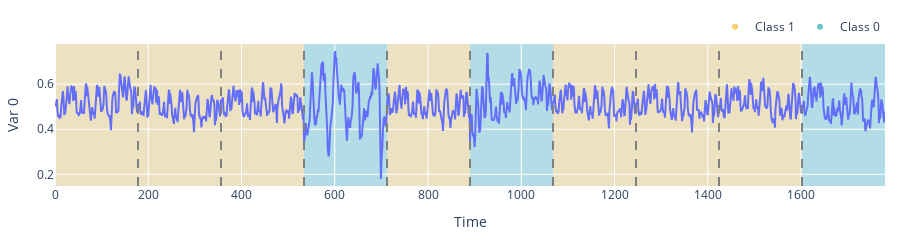

Notebook code cell kept with this figure:
### Code cell
fig = plot_classification_dataset(
    datasets["Epilepsy"]["train"]["samples"][:10, :].numpy(),
    datasets["Epilepsy"]["train"]["labels"][:10].numpy(),
)
fig

### Figure 1 — Plotly figure (JSON) as saved in the notebook; plotly's stock layout.template omitted (floating-point values rounded to 4 significant figures; data arrays with more than 128 entries replaced by an {"elided": "..."} marker saying what was removed)
{"data": [{"mode": "lines", "name": "Var 0", "showlegend": false, "type": "scatter", "x": {"elided": "1780 int values"}, "xaxis": "x", "y": {"elided": "1780 float values"}, "yaxis": "y"}, {"marker": {"color": "rgb(246, 207, 113)"}, "mode": "markers", "name": "Class 1", "showlegend": true, "type": "scatter", "x": [null], "y": [null]}, {"marker": {"color": "rgb(102, 197, 204)"}, "mode": "markers", "name": "Class 0", "showlegend": true, "type": "scatter", "x": [null], "y": [null]}], "layout": {"height": 100, "legend": {"orientation": "h", "x": 1, "xanchor": "right", "y": 1.02, "yanchor": "bottom"}, "margin": {"b": 30, "l": 15, "r": 15, "t": 30}, "shapes": [{"fillcolor": "rgb(246, 207, 113)", "layer": "below", "line": {"width": 0}, "name": "Class 1", "opacity": 0.4, "showlegend": false, "type": "rect", "x0": 0, "x1": 178, "xref": "x", "y0": 0, "y1": 1, "yref": "y domain"}, {"fillcolor": "rgb(246, 207, 113)", "layer": "below", "line": {"width": 0}, "name": "Class 1", "opacity": 0.4, "showlegend": false, "type": "rect", "x0": 178, "x1": 356, "xref": "x", "y0": 0, "y1": 1, "yref": "y domain"}, {"line": {"color": "gray", "dash": "dash"}, "type": "line", "x0": 178, "x1": 178, "xref": "x", "y0": 0, "y1": 1, "yref": "y domain"}, {"fillcolor": "rgb(246, 207, 113)", "layer": "below", "line": {"width": 0}, "name": "Class 1", "opacity": 0.4, "showlegend": false, "type": "rect", "x0": 356, "x1": 534, "xref": "x", "y0": 0, "y1": 1, "yref": "y domain"}, {"line": {"color": "gray", "dash": "dash"}, "type": "line", "x0": 356, "x1": 356, "xref": "x", "y0": 0, "y1": 1, "yref": "y domain"}, {"fillcolor": "rgb(102, 197, 204)", "layer": "below", "line": {"width": 0}, "name": "Class 0", "opacity": 0.4, "showlegend": false, "type": "rect", "x0": 534, "x1": 712, "xref": "x", "y0": 0, "y1": 1, "yref": "y domain"}, {"line": {"color": "gray", "dash": "dash"}, "type": "line", "x0": 534, "x1": 534, "xref": "x", "y0": 0, "y1": 1, "yref": "y domain"}, {"fillcolor": "rgb(246, 207, 113)", "layer": "below", "line": {"width": 0}, "name": "Class 1", "opacity": 0.4, "showlegend": false, "type": "rect", "x0": 712, "x1": 890, "xref": "x", "y0": 0, "y1": 1, "yref": "y domain"}, {"line": {"color": "gray", "dash": "dash"}, "type": "line", "x0": 712, "x1": 712, "xref": "x", "y0": 0, "y1": 1, "yref": "y domain"}, {"fillcolor": "rgb(102, 197, 204)", "layer": "below", "line": {"width": 0}, "name": "Class 0", "opacity": 0.4, "showlegend": false, "type": "rect", "x0": 890, "x1": 1068, "xref": "x", "y0": 0, "y1": 1, "yref": "y domain"}, {"line": {"color": "gray", "dash": "dash"}, "type": "line", "x0": 890, "x1": 890, "xref": "x", "y0": 0, "y1": 1, "yref": "y domain"}, {"fillcolor": "rgb(246, 207, 113)", "layer": "below", "line": {"width": 0}, "name": "Class 1", "opacity": 0.4, "showlegend": false, "type": "rect", "x0": 1068, "x1": 1246, "xref": "x", "y0": 0, "y1": 1, "yref": "y domain"}, {"line": {"color": "gray", "dash": "dash"}, "type": "line", "x0": 1068, "x1": 1068, "xref": "x", "y0": 0, "y1": 1, "yref": "y domain"}, {"fillcolor": "rgb(246, 207, 113)", "layer": "below", "line": {"width": 0}, "name": "Class 1", "opacity": 0.4, "showlegend": false, "type": "rect", "x0": 1246, "x1": 1424, "xref": "x", "y0": 0, "y1": 1, "yref": "y domain"}, {"line": {"color": "gray", "dash": "dash"}, "type": "line", "x0": 1246, "x1": 1246, "xref": "x", "y0": 0, "y1": 1, "yref": "y domain"}, {"fillcolor": "rgb(246, 207, 113)", "layer": "below", "line": {"width": 0}, "name": "Class 1", "opacity": 0.4, "showlegend": false, "type": "rect", "x0": 1424, "x1": 1602, "xref": "x", "y0": 0, "y1": 1, "yref": "y domain"}, {"line": {"color": "gray", "dash": "dash"}, "type": "line", "x0": 1424, "x1": 1424, "xref": "x", "y0": 0, "y1": 1, "yref": "y domain"}, {"fillcolor": "rgb(102, 197, 204)", "layer": "below", "line": {"width": 0}, "name": "Class 0", "opacity": 0.4, "showlegend": false, "type": "rect", "x0": 1602, "x1": 1780, "xref": "x", "y0": 0, "y1": 1, "yref": "y domain"}, {"line": {"color": "gray", "dash": "dash"}, "type": "line", "x0": 1602, "x1": 1602, "xref": "x", "y0": 0, "y1": 1, "yref": "y domain"}], "showlegend": true, "xaxis": {"anchor": "y", "domain": [0, 1], "title": {"text": "Time"}}, "yaxis": {"anchor": "x", "domain": [0, 1], "title": {"text": "Var 0"}}}}
